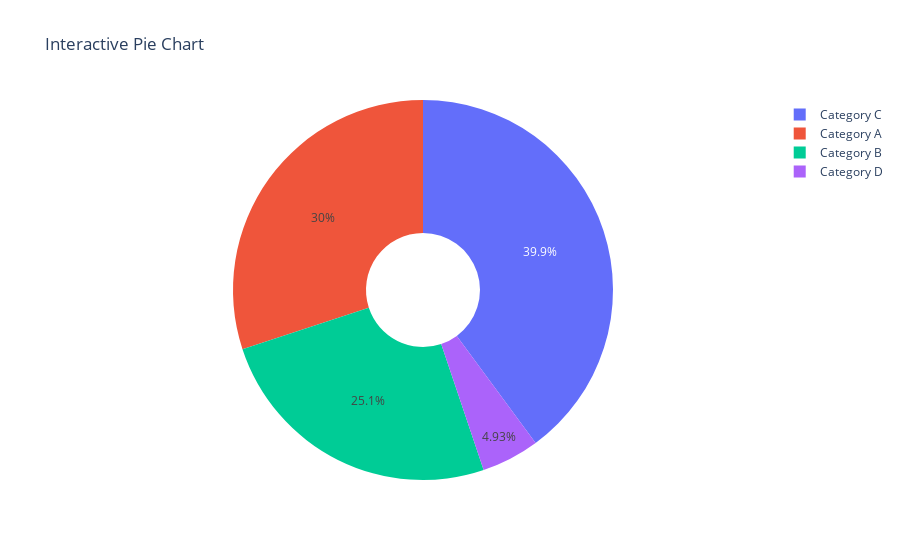

Notebook cell for this chart:
### Code cell
import numpy as np
import plotly.graph_objects as go

# Generate random data
categories = ['Category A', 'Category B', 'Category C', 'Category D']
values = np.random.randint(1, 100, size=len(categories))
#explode = (0.0, 0.1, 0.1)
# Create a pie chart
fig = go.Figure(data=[go.Pie(labels=categories, values=values, hole=0.3)])

# Set the title
fig.update_layout(title_text='Interactive Pie Chart')

# Show the plot
fig.show()

### Figure 1 — Plotly figure (JSON) as saved in the notebook; plotly's stock layout.template omitted (floating-point values rounded to 4 significant figures)
{"data": [{"hole": 0.3, "labels": ["Category A", "Category B", "Category C", "Category D"], "type": "pie", "values": [61, 51, 81, 10]}], "layout": {"autosize": true, "title": {"text": "Interactive Pie Chart"}}}
